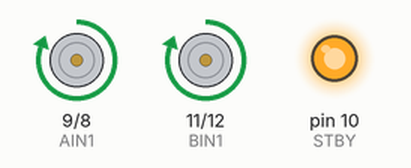
The sketch below on a simulated Arduino Uno, built with avr-gcc and run on an emulated ATmega328P. Parts: motor-driver pin pairs drawn as motors (green arrow = first pin HIGH = forward, orange = second pin HIGH = backward, longer = more drive, scaled by the enable pin, stopped while the standby pin is LOW), output pins drawn as LEDs (lit = HIGH).

Above: at 0.5 s.
At 2.37 s:
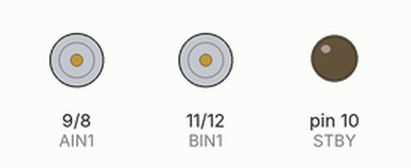
At 4.2 s:
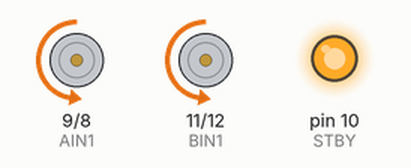
Timing chart, 0 to 5.8 s (numbered marks = the images above):
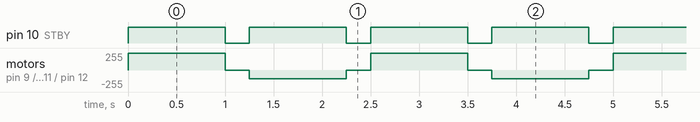

The sketch:

Motion_TB6612.ino
```cpp
/*电机驱动模块程序~
 * 程序Producer 小明明
 * 本块为我亲手写的程序说明，请按照我的方法使用程序！
 * 该程序用于驱动电机驱动TB6612芯片，本程序定义接线方式按下方接入！
 * 提醒：电机1接在A1和A2口上，如果有电机2，将他接在B1和B2口上！
 * ---------------------  ---------------------
 * |TB6612驱动芯片引脚  |  Arduino UNO的IO口  |
 * ---------------------  ---------------------
 * |         VM         |     请接到外部供电  |
 * |         VCC        |          5V         |
 * |         GND        |          GND        |
 * |         A1         |       请接电机      |
 * |         A2         |       请接电机      |
 * |         B1         |       请接电机      |
 * |         B2         |       请接电机      |
 * |         GND        |          GND        |
 * |         PWMA       |           3~        |
 * |         AIN2       |           8         |
 * |         AIN1       |           9~        |
 * |         STBY       |           10~       |
 * |         BIN1       |           11~       |
 * |         BIN2       |           12        |
 * |         PWMB       |           5~        |
 * |         GND        |           GND       |
 * ---------------------  ---------------------
 *  A控制信号输入------PWMA                 VM ------电机驱动电压输入端（4.5V-15V）
   A电机输入端2 ------AIN2                VCC ------逻辑电平输入端（2.7V-5.5V）
   A电机输入端1 ------AIN1                GND ------ 接地
    正常工作/待机状态控制端------STBY          AO1 ------- A电机输出端1
   B电机输入端1------BIN1                 AO2 ------ A电机输出端2
   B电机输入端2------BIN2                 BO2 ------ B电机输出端2
   B控制信号输入端------PWMB               BO1 ------ B电机输出端1
         接地------GND                GND ------- 接地
 */

int STBY=10;//待机脚
//电机A
int PWMA = 3;
int AIN1 = 9;
int AIN2 = 8;
//电机B
int PWMB = 5;
int BIN1 = 11;
int BIN2 = 12;
void setup() {
  //设定输出脚的功能
  pinMode(STBY,OUTPUT);
  //电机
  pinMode(PWMA,OUTPUT);
  pinMode(AIN1,OUTPUT);
  pinMode(AIN2,OUTPUT);
  //电机B
  pinMode(PWMB,OUTPUT);
  pinMode(BIN1,OUTPUT);
  pinMode(BIN2,OUTPUT);

}

void loop() {
  //让电机转起来
   move(1,255,1);//电机A，全速转（速度范围0~255），（逆时针为1）左转
   move(2,255,1);//电机B，全速转（速度范围0~255），（逆时针为1）左转
   delay(1000);//转1秒
   stop();//停车
   delay(250);//停车0.25秒
   move(1,128,0);//电机A，半速转，（顺时针为0）右转
   move(2,128,0);//电机B，半速转，（顺时针为0）右转
   delay(1000);//转1秒
   stop();//停车
   delay(250);//停车0.25秒
}
 void move(int motor,int speed,int direction){
  //子函数move的定义
  //电机A为1，电机B为2
  //速度等级，0~255，0停车，255为满速
  //方向，0为顺时针，1为逆时针
  digitalWrite(STBY,HIGH);//挂出空档
  //下面用到布尔值的定义
  boolean Pin1=LOW;
  boolean Pin2=HIGH;
  if(direction == 1)
  {
    Pin1=HIGH;
    Pin2=LOW;
  }
  if(motor == 1)
  {
    digitalWrite(AIN1,Pin1);
    digitalWrite(AIN2,Pin2);
    analogWrite(PWMA,speed);
  }else{
    digitalWrite(BIN1,Pin1);
    digitalWrite(BIN2,Pin2);
    analogWrite(PWMB,speed);
  }
 }
 void stop()
 {
  digitalWrite(STBY,LOW);//挂空挡
 }
```

Measured:
- by itself, pin 10 (STBY): alternates HIGH for 1.0 s and LOW for 0.25 s
- by itself, motor on pin 9 (AIN1) / pin 8 (AIN2), motor on pin 11 (BIN1) / pin 12 (BIN2): repeats every 2.5 s: stopped 0.25 s, backward 128/255 1.0 s, stopped 0.25 s, forward 255/255 1.0 s
